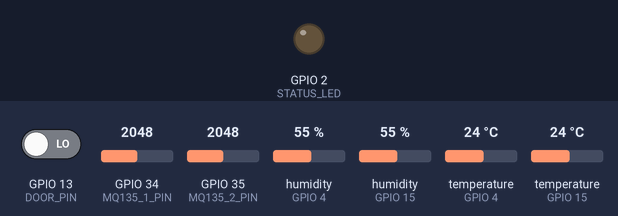
A sketch run on a simulated ESP32. On the bench: output pins drawn as LEDs (lit = HIGH). Inputs (shaded band) come from the test bench; at power-on: GPIO 13 (DOOR_PIN) LOW, GPIO 34 (MQ135_1_PIN) = 2048, GPIO 35 (MQ135_2_PIN) = 2048, humidity (sensors on GPIO 4, GPIO 15) 55 %, temperature (sensors on GPIO 4, GPIO 15) 24 °C. WiFi joins after 1.5 s; servers stay silent unless stated; uploads are accepted with an empty reply; the local clock reads 2024-03-15 10:24:30 at power-on unless the sketch sets it; pins used as bus, display or sensor lines are not drawn; what the sketch prints to the serial monitor is not drawn.

Above: at 31.6 s.
At 61.31 s:
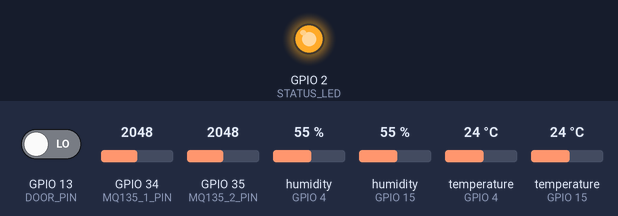
Timing chart, 0 to 80.0 s (numbered marks = the images above):
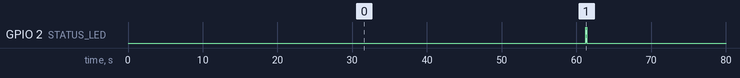

The sketch:

alwaysonmq135Last.ino
```cpp
#include <WiFi.h>
#include <HTTPClient.h>
#include <DHT.h>
#include <time.h>
#include <atomic>

// WiFi credentials
const char* ssid = "Redmi note 9s";
const char* password = "binubinu";

// Azure Function URL
const char* functionUrl = "https://esp32csvlogger2.azurewebsites.net/api/uploadcsv";

// DHT sensor setup
#define DHT11_PIN 15
#define DHT22_PIN 4
DHT dht11(DHT11_PIN, DHT11);
DHT dht22(DHT22_PIN, DHT22);

// DHT power control
#define POWER_DHT11 25
#define POWER_DHT22 26

// MQ135 analog pins
#define MQ135_1_PIN 34
#define MQ135_2_PIN 35

// MQ135 GND switching via GPIO
#define MQ135_1_GND_SWITCH 32
#define MQ135_2_GND_SWITCH 33

// Door reed switch with DO pin
#define DOOR_PIN 13
volatile std::atomic<int> doorOpenCount(0);
volatile unsigned long lastDoorTrigger = 0;  // For debounce

// Status LED
#define STATUS_LED 2

// Timing
unsigned long lastLogTime = 0;
const unsigned long logInterval = 60000;  // 1 minute

// Interrupt handler with debounce
void IRAM_ATTR doorOpenedISR() {
  unsigned long now = millis();
  if (now - lastDoorTrigger > 100) {  // 100ms debounce
    doorOpenCount++;
    lastDoorTrigger = now;
  }
}

void connectWiFi() {
  WiFi.begin(ssid, password);
  Serial.print("Connecting to WiFi...");
  while (WiFi.status() != WL_CONNECTED) {
    delay(1000);
    Serial.print(".");
  }
  Serial.println("\nWiFi Connected!");

  configTime(19800, 0, "pool.ntp.org", "time.nist.gov");
  Serial.println("Waiting for NTP time sync...");
  while (time(nullptr) < 100000) {
    delay(1000);
    Serial.print(".");
  }
  Serial.println("\nTime synchronized!");
}

String getDate() {
  time_t now = time(nullptr);
  struct tm* timeinfo = localtime(&now);
  char buf[11];
  strftime(buf, sizeof(buf), "%Y-%m-%d", timeinfo);
  return String(buf);
}

String getTimeStr() {
  time_t now = time(nullptr);
  struct tm* timeinfo = localtime(&now);
  char buf[9];
  strftime(buf, sizeof(buf), "%H:%M:%S", timeinfo);
  return String(buf);
}

void sendToAzure(float t11, float h11, float t22, float h22, int doorCount, int gas1, int gas2, String date, String timeStr) {
  HTTPClient http;
  http.begin(functionUrl);
  http.addHeader("Content-Type", "application/json");

  String payload = "{";
  payload += "\"date\":\"" + date + "\",";
  payload += "\"time\":\"" + timeStr + "\",";
  payload += "\"temperature_dht11\":" + String(t11, 2) + ",";
  payload += "\"humidity_dht11\":" + String(h11, 2) + ",";
  payload += "\"temperature_dht22\":" + String(t22, 2) + ",";
  payload += "\"humidity_dht22\":" + String(h22, 2) + ",";
  payload += "\"doorCount\":" + String(doorCount) + ",";
  payload += "\"gas1\":" + String(gas1) + ",";
  payload += "\"gas2\":" + String(gas2);
  payload += "}";

  Serial.println("[Azure] POST Payload:");
  Serial.println(payload);

  int code = http.POST(payload);
  String response = http.getString();

  Serial.print("Response Code: ");
  Serial.println(code);
  Serial.println("Response: " + response);
  http.end();

  WiFi.disconnect(true);
  WiFi.mode(WIFI_OFF);

  digitalWrite(STATUS_LED, HIGH);
  delay(150);
  digitalWrite(STATUS_LED, LOW);
}

void setup() {
  Serial.begin(115200);
  dht11.begin();
  dht22.begin();

  pinMode(STATUS_LED, OUTPUT);
  digitalWrite(STATUS_LED, LOW);

  pinMode(DOOR_PIN, INPUT);  // For reed switch module
  attachInterrupt(digitalPinToInterrupt(DOOR_PIN), doorOpenedISR, RISING);  // Or FALLING based on your module

  pinMode(MQ135_1_PIN, INPUT);
  pinMode(MQ135_2_PIN, INPUT);

  pinMode(POWER_DHT11, OUTPUT);
  pinMode(POWER_DHT22, OUTPUT);
  digitalWrite(POWER_DHT11, LOW);
  digitalWrite(POWER_DHT22, LOW);

  // Keep MQ135 sensors always ON via GND switching
  pinMode(MQ135_1_GND_SWITCH, OUTPUT);
  pinMode(MQ135_2_GND_SWITCH, OUTPUT);
  digitalWrite(MQ135_1_GND_SWITCH, HIGH);  // Permanently ON
  digitalWrite(MQ135_2_GND_SWITCH, HIGH);  // Permanently ON

  connectWiFi();
}

void loop() {
  if (WiFi.status() != WL_CONNECTED) {
    connectWiFi();
  }

  if (millis() - lastLogTime >= logInterval) {
    lastLogTime = millis();

    // Power ON DHT sensors only during reading
    digitalWrite(POWER_DHT11, HIGH);
    digitalWrite(POWER_DHT22, HIGH);
    delay(1000);  // Sensor stabilization

    float t11 = dht11.readTemperature();
    float h11 = dht11.readHumidity();
    float t22 = dht22.readTemperature();
    float h22 = dht22.readHumidity();

    int gas1 = analogRead(MQ135_1_PIN);
    int gas2 = analogRead(MQ135_2_PIN);
    int countSnapshot = doorOpenCount.load();

    // Power OFF DHT sensors to save energy
    digitalWrite(POWER_DHT11, LOW);
    digitalWrite(POWER_DHT22, LOW);

    Serial.print("Gas Sensor 1: ");
    Serial.print(gas1);
    Serial.print(" | Gas Sensor 2: ");
    Serial.println(gas2);

    if (!isnan(t11) && !isnan(h11) && !isnan(t22) && !isnan(h22)) {
      sendToAzure(t11, h11, t22, h22, countSnapshot, gas1, gas2, getDate(), getTimeStr());
    } else {
      Serial.println("⚠️ Sensor read failed.");
    }

    // Reset door count for next minute
    doorOpenCount = 0;
  }
}
```

Measured:
- by itself, GPIO 2 (STATUS_LED): alternates HIGH for 0.15 s and LOW for 59.8 s
